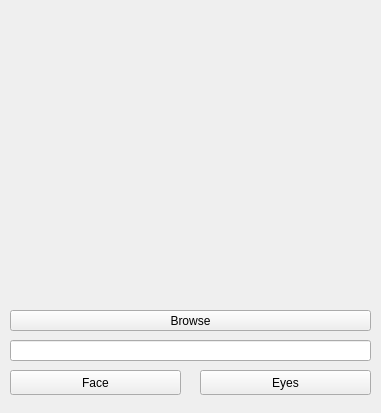
<?xml version="1.0" encoding="UTF-8"?>
<ui version="4.0">
 <class>face_detection</class>
 <widget class="QWidget" name="face_detection">
  <property name="geometry">
   <rect>
    <x>0</x>
    <y>0</y>
    <width>381</width>
    <height>413</height>
   </rect>
  </property>
  <property name="windowTitle">
   <string>face_detection</string>
  </property>
  <widget class="QPushButton" name="pb1">
   <property name="geometry">
    <rect>
     <x>10</x>
     <y>310</y>
     <width>361</width>
     <height>21</height>
    </rect>
   </property>
   <property name="text">
    <string>Browse</string>
   </property>
  </widget>
  <widget class="QLineEdit" name="le">
   <property name="geometry">
    <rect>
     <x>10</x>
     <y>340</y>
     <width>361</width>
     <height>21</height>
    </rect>
   </property>
  </widget>
  <widget class="QLabel" name="label">
   <property name="geometry">
    <rect>
     <x>25</x>
     <y>9</y>
     <width>331</width>
     <height>281</height>
    </rect>
   </property>
   <property name="text">
    <string/>
   </property>
   <property name="scaledContents">
    <bool>true</bool>
   </property>
  </widget>
  <widget class="QPushButton" name="pb3">
   <property name="geometry">
    <rect>
     <x>10</x>
     <y>370</y>
     <width>171</width>
     <height>25</height>
    </rect>
   </property>
   <property name="text">
    <string>Face</string>
   </property>
  </widget>
  <widget class="QPushButton" name="pb4">
   <property name="geometry">
    <rect>
     <x>200</x>
     <y>370</y>
     <width>171</width>
     <height>25</height>
    </rect>
   </property>
   <property name="text">
    <string>Eyes</string>
   </property>
  </widget>
 </widget>
 <resources/>
 <connections/>
</ui>
